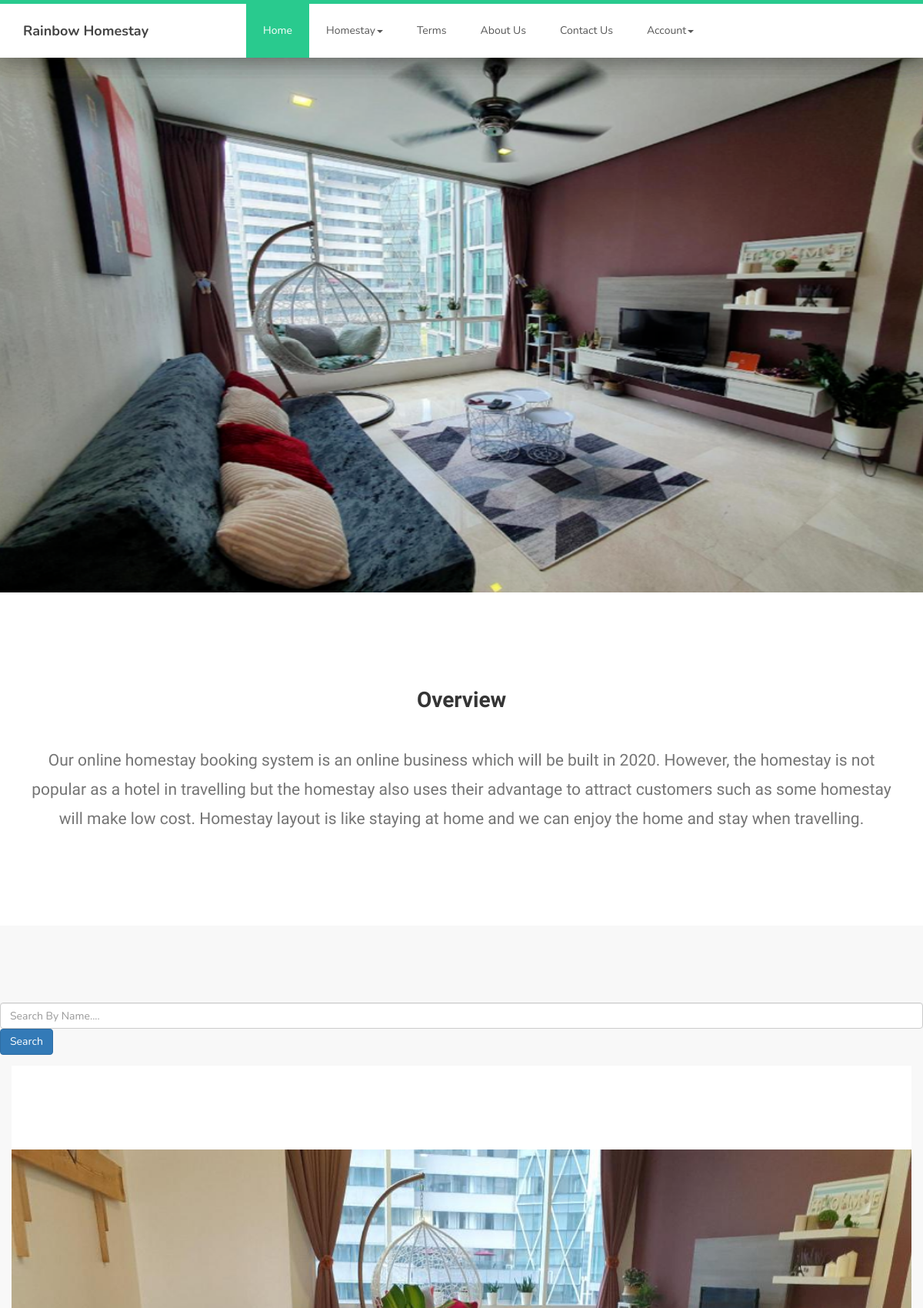
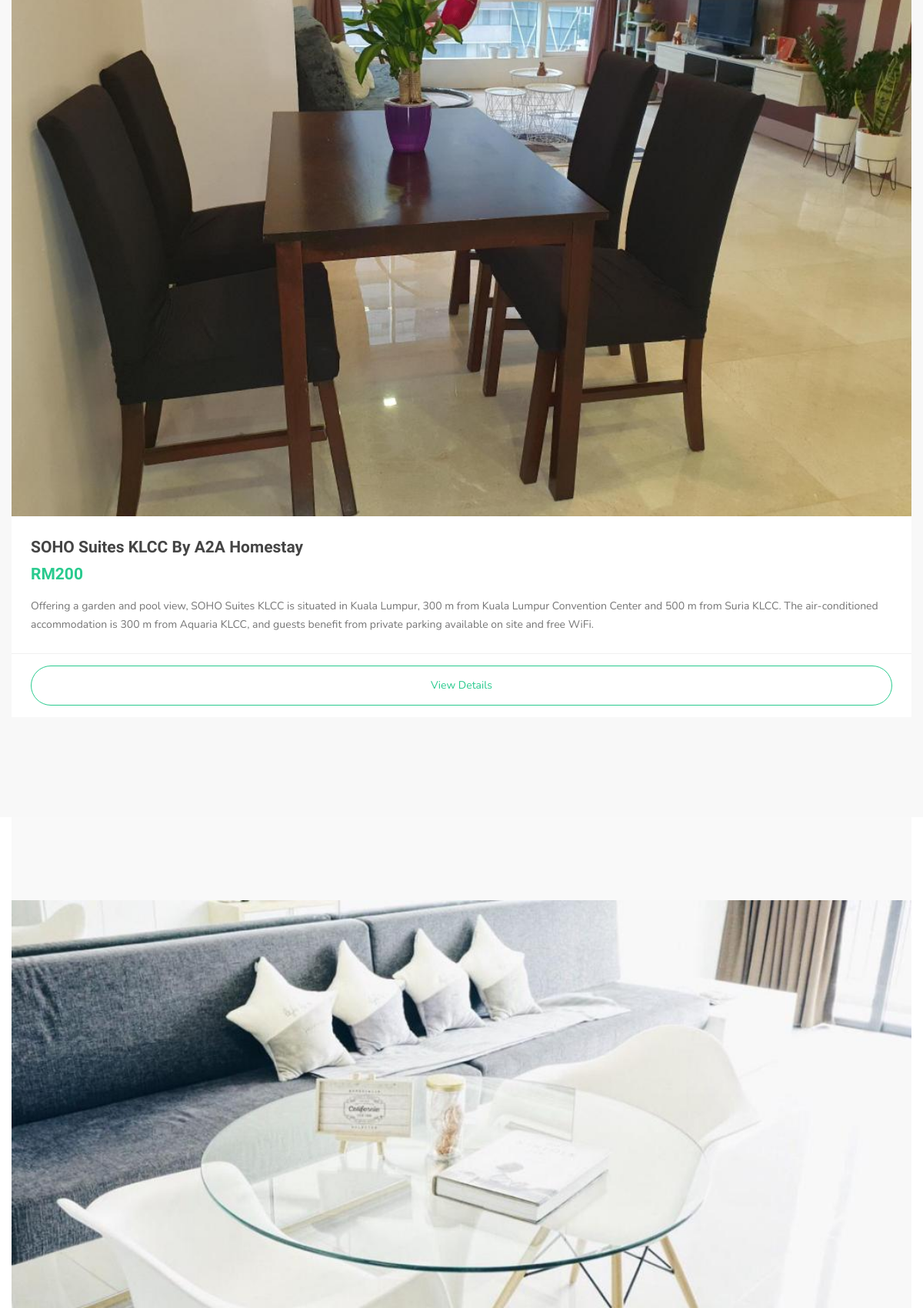
The page /User/index.php (upper part) on the database its author committed (2 pictures, top to bottom).
### tables this page shows
CREATE TABLE `home_details` (
  `home_id` int(11) NOT NULL,
  `home_name` varchar(100) NOT NULL,
  `home_code` int(10) NOT NULL,
  `price_per_night` varchar(20) NOT NULL,
  `home_facilities` varchar(100) NOT NULL,
  `num_of_room` int(10) NOT NULL,
  `home_address` varchar(5000) NOT NULL,
  `description` mediumtext NOT NULL,
  `image1` varchar(255) NOT NULL,
  `image2` varchar(255) NOT NULL,
  `image3` varchar(255) NOT NULL,
  `image4` varchar(255) NOT NULL
);

### User/index.php (the view, shortened to what this page needs)
<?php include("dataconnection.php"); ?>
<html lang="en">
<head>
     <link rel="stylesheet" href="css/bootstrap.min.css">
     <link rel="stylesheet" href="css/font-awesome.min.css">
     <link rel="stylesheet" href="css/owl.carousel.css">
     <link rel="stylesheet" href="css/owl.theme.default.min.css">
     <link rel="stylesheet" href="css/style.css">
</head>
<body id="top" data-spy="scroll" data-target=".navbar-collapse" data-offset="50">
	  <?php
			$result = mysqli_query($connect, "SELECT * from home_details,home_type where home_details.home_code=home_type.home_code");
	         while($row = mysqli_fetch_assoc($result))
				{
				?>
	 <?php
	 if(isset($_SESSION['login_user']))
	 {
		 ?>
     <section class="navbar custom-navbar navbar-fixed-top" role="navigation">
          <div class="container">
               <div class="navbar-header">
                    <button class="navbar-toggle" data-toggle="collapse" data-target=".navbar-collapse">
                         <span class="icon icon-bar"></span>
                         <span class="icon icon-bar"></span>
                         <span class="icon icon-bar"></span>
                    </button>
                    <a href="index.php" class="navbar-brand">Rainbow Homestay</a>
               </div>
               <div class="collapse navbar-collapse">
                    <ul class="nav navbar-nav navbar-nav-first">
                         <li class="active"><a href="index.php">Home</a></li>
                         <ul class="nav navbar-nav navbar-nav-second">
						 <li class="dropdown">
                              <a href="#" class="dropdown-toggle" data-toggle="dropdown" role="button" aria-haspopup="true" aria-expanded="false">Homestay<span class="caret"></span></a>
                              <ul class="dropdown-menu">
                                  <?php
								    $q = "SELECT * FROM home_type ORDER BY home_type.home_code ASC";
									$run = mysqli_query($connect, $q);
									$count = 0;
								if(mysqli_num_rows($run) > 0){
								while($row = mysqli_fetch_array($run)){
									?>
								    <li><a href="properties.php?type&id=<?php echo $row['home_code'];?>"><?php echo $row['home_state'];?></a></li>
								   			<?php
					}
	 }
					?>
                              </ul>
                         </li>
					</ul>
                         <li><a href="terms.php">Terms</a></li>
                         <li><a href="about-us.php">About Us</a></li>
                         <li><a href="contact.php">Contact Us</a></li>
						 <li><a href="history.php">History</a></li>
				    </ul>
					<?php
 $uid = $_SESSION["user_id"];
 $result = mysqli_query($connect,"SELECT * FROM customer WHERE cus_id='$uid'");
 $row=mysqli_fetch_assoc($result);
 ?>
				   	   <ul class="nav navbar-nav navbar-nav-second">
						 <li class="dropdown">
                              <a href="#" class="dropdown-toggle" data-toggle="dropdown" role="button" aria-haspopup="true" aria-expanded="false"><?php echo $row['cus_name'];?><span class="caret"></span></a>
                              <ul class="dropdown-menu">
								    <li><a href="profile.php">View profile</a></li>
								   <li><a href="logout.php">Sign Out</a></li>
                              </ul>
                         </li>
					</ul>
               </div>
          </div>
		  </section>
	 <?php
	 }
	 else{
	 ?>
	 <section class="navbar custom-navbar navbar-fixed-top" role="navigation">
          <div class="container">
               <div class="navbar-header">
                    <a href="index.php" class="navbar-brand">Rainbow Homestay</a>
               </div>
               <div class="collapse navbar-collapse">
                    <ul class="nav navbar-nav navbar-nav-first">
                         <li class="active"><a href="index.php">Home</a></li>
                         <ul class="nav navbar-nav navbar-nav-second">
						 <li class="dropdown">
                              <a href="#" class="dropdown-toggle" data-toggle="dropdown" role="button" aria-haspopup="true" aria-expanded="false">Homestay<span class="caret"></span></a>
                         </li>
					</ul>
                         <li><a href="terms.php">Terms</a></li>
                         <li><a href="about-us.php">About Us</a></li>
                         <li><a href="contact.php">Contact Us</a></li>
				    </ul>
				   	   <ul class="nav navbar-nav navbar-nav-second">
						 <li class="dropdown">
                              <a href="#" class="dropdown-toggle" data-toggle="dropdown" role="button" aria-haspopup="true" aria-expanded="false">Account<span class="caret"></span></a>
                         </li>
					</ul>
               </div>
          </div>
     </section>
<?php
	 }
}
?>
	 <?php
    $q = "SELECT * FROM home_details ORDER by rand() LIMIT 1 ";
    $run = mysqli_query($connect, $q);
    if(mysqli_num_rows($run) > 0)
	{
        while($row = mysqli_fetch_array($run))
		{
  ?>
	    <section id="home">
          <div class="row">
               <div class="owl-carousel owl-theme home-slider">
			   <div class=""><img src="../admin/image/<?php echo $row['image1'];?>" height="700"></div>
               </div>
          </div>
     </section>
<?php
	}
}
	?>
     <main>
          <section>
               <div class="container">
                    <div class="row">
                         <div class="col-md-12 col-sm-12">
                              <div class="text-center">
                                   <h2>Overview</h2>
                                   <br>
                                   <p class="lead">Our online homestay booking system is an online business which will
												   be built in 2020. However, the homestay is not popular as a hotel in
												   travelling but the homestay also uses their advantage to attract
												   customers such as some homestay will make low cost. Homestay
												   layout is like staying at home and we can enjoy the home and stay
												   when travelling.</p>
                              </div>
                         </div>
                    </div>
               </div>
          </section>
<section>
		<form  name="search_form" method="GET" action="search.php">
		<input type="text" class="form-control"  name="homename" placeholder="Search By Name....">
		<button type="submit" name="searchbtn" class="btn btn-primary">Search</button>
		</form>
				<?php
    $q = "SELECT * FROM home_details ORDER by rand() LIMIT 3 ";
    $run = mysqli_query($connect, $q);
    if(mysqli_num_rows($run) > 0){
        while($row = mysqli_fetch_array($run)){
  ?>
               <div class="container">
                    <div class="row">
                         <div class="col-md-12 col-sm-12">
                              <div class="section-title text-center">
                                   <h2>Homestay Rentals <small>Featured homes recommended for you</small></h2>
                              </div>
                         </div>
                         <div class="">
                         <div class="courses-thumb courses-thumb-secondary">
                                             <img src="../admin/image/<?php echo $row['image3'];?>" width="1200" class="img-responsive">
                                   <div class="courses-detail">
                                        <h3><a href=""><?php echo $row['home_name']?></a></h3>
                                        <p class="lead"><strong>RM<?php echo $row['price_per_night']?></strong></p>
                                        <p><?php echo $row['description']?></p>
                                   </div>
                                   <div class="courses-info">
                                        <a href="homestay.php?id=<?php echo $row['home_id'];?>" class="section-btn btn btn-primary btn-block">View Details</a>
                                   </div>
                              </div>
                         </div>
                    </div>
               </div>
          </section>
          <?php
		}
	}
		  ?>
     </main>
</body>

### User/css/style.css (style rules this page uses)
body { background: #ffffff; font-family: 'Nunito', sans-serif; overflow-x: hidden; padding-top: 70px; }
h1,h2,h3,h4,h5,h6 { font-family: 'Muli', sans-serif; font-weight: bold; line-height: inherit; }
h2 { color: #353535; font-size: 2em; padding-bottom: 10px; }
h3 { font-size: 1.5em; }
h3, h3 a { color: #454545; }
p { color: #757575; font-size: 14px; font-weight: normal; line-height: 24px; }
html { -webkit-font-smoothing: antialiased; }
a { color: #252525; -webkit-transition: 0.5s; transition: 0.5s; text-decoration: none !important; }
a, input, button, .form-control { -webkit-transition: 0.5s; transition: 0.5s; }
.section-title { padding-bottom: 40px; }
.section-title h2 { margin: 0; }
.section-title small { display: block; }
section { position: relative; padding: 100px 0; }
.section-btn { background: transparent; border-radius: 50px; border: 1px solid #ffffff; color: #ffffff; font-size: inherit; font-weight: normal; padding: 15px 30px; transition: 0.5s; }
.custom-navbar { background: #ffffff; border-top: 5px solid #29ca8e; border-bottom: 0; -webkit-box-shadow: 0 1px 30px rgba(0, 0, 0, 0.1); -moz-box-shadow: 0 1px 30px rgba(0, 0, 0, 0.1); box-shadow: 0 1px 30px rgba(0, 0, 0, 0.1); padding: 12px 0; margin-bottom: 0; padding: 0; }
.custom-navbar .navbar-brand { color: #454545; font-size: 18px; font-weight: bold; line-height: 40px; }
.custom-navbar .navbar-nav.navbar-nav-first { margin-left: 8em; }
.custom-navbar .nav li a { line-height: 40px; color: #575757; padding-right: 22px; padding-left: 22px; }
.custom-navbar .nav li.active > a { background-color: #29ca8e; color: #ffffff; }
#home { padding: 0; }
.courses-thumb { background: #f9f9f9; position: relative; }
.courses-thumb-secondary { margin-bottom: 30px; }
.courses-detail { padding: 25px 25px 15px 25px; }
.courses-detail h3 { margin: 0 0 2px 0; }
.courses-info { border-top: 1px solid #f0f0f0; position: relative; clear: both; padding: 15px 25px; }
.lead { font-family: "Muli"; font-weight: 300; line-height: 1.8; }
.section-btn.btn-primary { border-color: #29ca8e; color: #29ca8e; }
.courses-thumb .lead, .team-info .lead { margin-bottom: 10px; }
.courses-thumb .lead strong, .team-info .lead strong { color: #29ca8e; }
section, .section-background .item, .section-background .courses-thumb, .section-background .team-thumb, main > section:nth-child(even) .item, main > section:nth-child(even) .courses-thumb, main > section:nth-child(even) .team-thumb, main > section { background: #fff; }
section .item, section .courses-thumb, section .team-thumb, .section-background, main > section .item, main > section .courses-thumb, main > section .team-thumb, main > section:nth-child(even) { background: #f8f8f8; }

### rows shown on the page
home_details: image1 (picture), image3 (picture), home_name "SOHO Suites KLCC By A2A Homestay", price_per_night "200", description "Offering a garden and pool view, SOHO Suites KLCC is situated in Kuala Lumpur, 300 m from Kuala Lumpur Convention Center and 500 m from Suria KLCC. The air-conditioned accommodation is 300 m from Aquaria KLCC, and guests benefit from private parking available on site and free WiFi."
home_details: image3 (picture)
